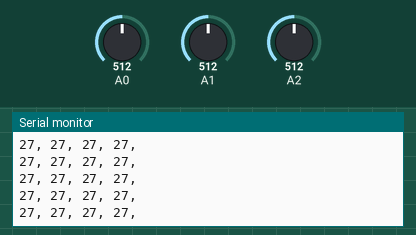
A sketch run on a simulated Arduino Uno, built with avr-gcc and run on an emulated ATmega328P. Parts: the last lines printed to the serial monitor. Inputs (shaded band) come from the test bench; at power-on: A0 = 512, A1 = 512, A2 = 512.

Above: at 1.2 s.
1.3 s: A0 set to 716
At 1.46 s:
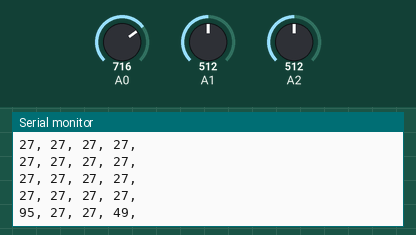
2.8 s: A1 set to 716
At 2.9 s:
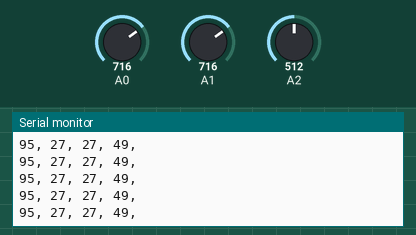
5.8 s: A2 set to 716
At 5.92 s:
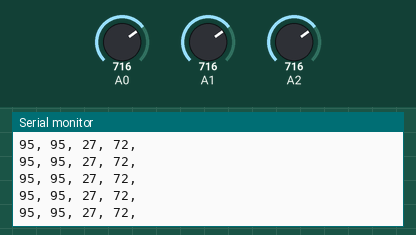
7.3 s: A0 set to 900
At 7.36 s:
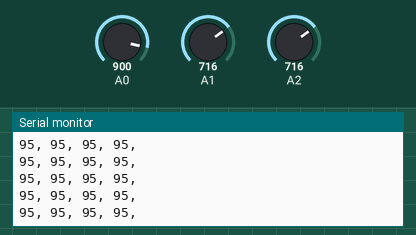
8.8 s: A1 set to 900
At 8.8 s:
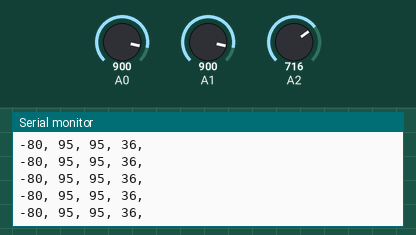
10.3 s: A2 set to 900
At 10.37 s:
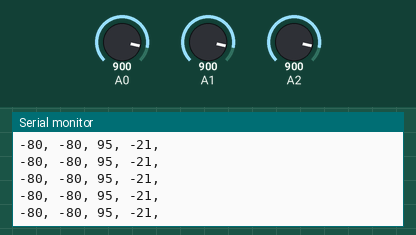
Timing chart, 0 to 12.8 s (numbered marks = the images above; inputs shaded):
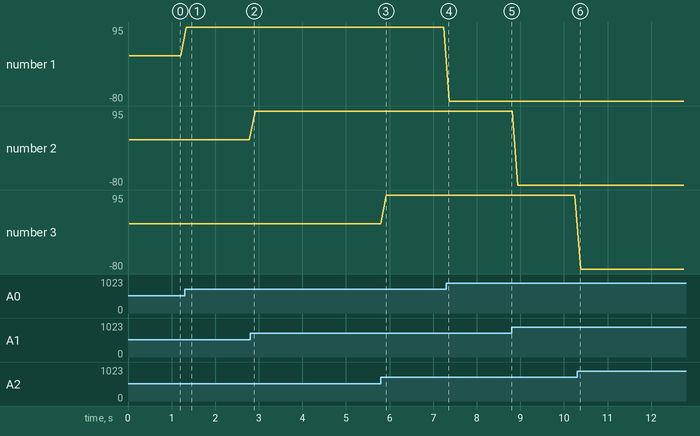

Measured:
- after the input at 1.3 s, the serial monitor: prints a new line at once (image 1)
- plotted number 1: 27 → 95 after the input at 1.3 s, 95 → -80 after the input at 7.3 s

The sketch:

soundPySerial.ino
```cpp
int sens1, sens2, sens3, avg;

void setup(){
  Serial.begin(9600);
}
void loop(){
  sens1 = analogRead(0);
  delay(5);
  sens1 = map(0, 800, sens1, 0, 10);
  delay(5);
  sens2 = analogRead(1);
  delay(5);
  sens2 = map(0, 800, sens2, 0, 10);
  delay(5);
  sens3 = analogRead(2);
  delay(5);
  sens3 = map(0, 800, sens3,  0, 10);
  delay(5);
  avg = (sens1 + sens2 + sens3) / 3;
  Serial.print(sens1);  Serial.print(", ");
  Serial.print(sens2);  Serial.print(", ");
  Serial.print(sens3);  Serial.print(", ");
  Serial.print(avg);  Serial.print(", ");
  Serial.println();
  delay(100);
}
```
